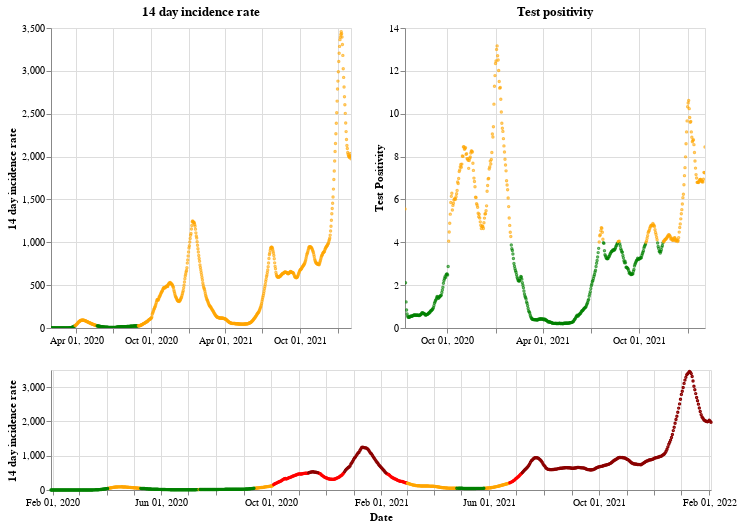

Write notebook code for a chart like this one.
### Markdown cell above
## England

### Code cell
plot_traffic_light('England')

### Figure 1 — Vega-Lite specification as saved in the notebook (floating-point values rounded to 4 significant figures; data arrays with more than 128 entries replaced by an {"elided": "..."} marker saying what was removed)
{"config": {"view": {"continuousWidth": 400, "continuousHeight": 300}}, "vconcat": [{"hconcat": [{"mark": {"type": "point", "size": 2}, "encoding": {"color": {"condition": {"value": "green", "test": "(datum.twoWeeklyCasesRate <= 25)"}, "value": "orange"}, "tooltip": [{"type": "nominal", "field": "areaName"}, {"type": "temporal", "field": "date"}, {"type": "quantitative", "field": "twoWeeklyCasesRate"}, {"type": "quantitative", "field": "testPositivity"}], "x": {"type": "temporal", "axis": {"title": ""}, "field": "date", "scale": {"domain": {"selection": "DateBrush"}}, "timeUnit": "yearmonthdate"}, "y": {"type": "quantitative", "axis": {"title": "14 day incidence rate"}, "field": "twoWeeklyCasesRate"}}, "title": "14 day incidence rate", "width": 300}, {"mark": {"type": "point", "size": 2}, "encoding": {"color": {"condition": {"value": "green", "test": "(datum.testPositivity <= 4)"}, "value": "orange"}, "tooltip": [{"type": "nominal", "field": "areaName"}, {"type": "temporal", "field": "date"}, {"type": "quantitative", "field": "twoWeeklyCasesRate"}, {"type": "quantitative", "field": "testPositivity"}], "x": {"type": "temporal", "axis": {"title": ""}, "field": "date", "scale": {"domain": {"selection": "DateBrush"}}, "timeUnit": "yearmonthdate"}, "y": {"type": "quantitative", "axis": {"title": "Test Positivity"}, "field": "testPositivity"}}, "title": "Test positivity", "width": 300}]}, {"layer": [{"mark": {"type": "point", "size": 2}, "encoding": {"color": {"condition": {"value": "orange", "test": "(((datum.testPositivity < 4) && (datum.twoWeeklyCasesRate >= 50)) && (datum.twoWeeklyCasesRate < 200))"}, "value": "red"}, "opacity": {"condition": {"value": 1, "test": "((datum.twoWeeklyCasesRate >= 50) && (datum.twoWeeklyCasesRate < 500))"}, "value": 0}, "tooltip": [{"type": "nominal", "field": "areaName"}, {"type": "temporal", "field": "date"}, {"type": "quantitative", "field": "twoWeeklyCasesRate"}, {"type": "quantitative", "field": "testPositivity"}], "x": {"type": "temporal", "axis": {"title": "Date"}, "field": "date", "timeUnit": "yearmonthdate"}, "y": {"type": "quantitative", "axis": {"title": "14 day incidence rate"}, "field": "twoWeeklyCasesRate"}}, "selection": {"DateBrush": {"type": "interval", "encodings": ["x"], "fields": ["Time"]}}}, {"mark": {"type": "point", "size": 2}, "encoding": {"color": {"value": "darkred"}, "opacity": {"condition": {"value": 1, "test": "(datum.twoWeeklyCasesRate >= 500)"}, "value": 0}, "tooltip": [{"type": "nominal", "field": "areaName"}, {"type": "temporal", "field": "date"}, {"type": "quantitative", "field": "twoWeeklyCasesRate"}, {"type": "quantitative", "field": "testPositivity"}], "x": {"type": "temporal", "axis": {"title": "Date"}, "field": "date", "timeUnit": "yearmonthdate"}, "y": {"type": "quantitative", "axis": {"title": "14 day incidence rate"}, "field": "twoWeeklyCasesRate"}}}, {"mark": {"type": "point", "size": 2}, "encoding": {"color": {"condition": {"value": "green", "test": "((datum.testPositivity < 4) && (datum.twoWeeklyCasesRate < 50))"}, "value": "orange"}, "opacity": {"condition": {"value": 1, "test": "(datum.twoWeeklyCasesRate < 50)"}, "value": 0}, "tooltip": [{"type": "nominal", "field": "areaName"}, {"type": "temporal", "field": "date"}, {"type": "quantitative", "field": "twoWeeklyCasesRate"}, {"type": "quantitative", "field": "testPositivity"}], "x": {"type": "temporal", "axis": {"title": "Date"}, "field": "date", "timeUnit": "yearmonthdate"}, "y": {"type": "quantitative", "axis": {"title": "14 day incidence rate"}, "field": "twoWeeklyCasesRate"}}}], "height": 120, "width": 660}], "data": {"name": "data-313863aef5f06907fb8e51110e0f4056"}, "$schema": "https://vega.github.io/schema/vega-lite/v4.8.1.json", "datasets": {"data-313863aef5f06907fb8e51110e0f4056": {"elided": "736 records"}}}
